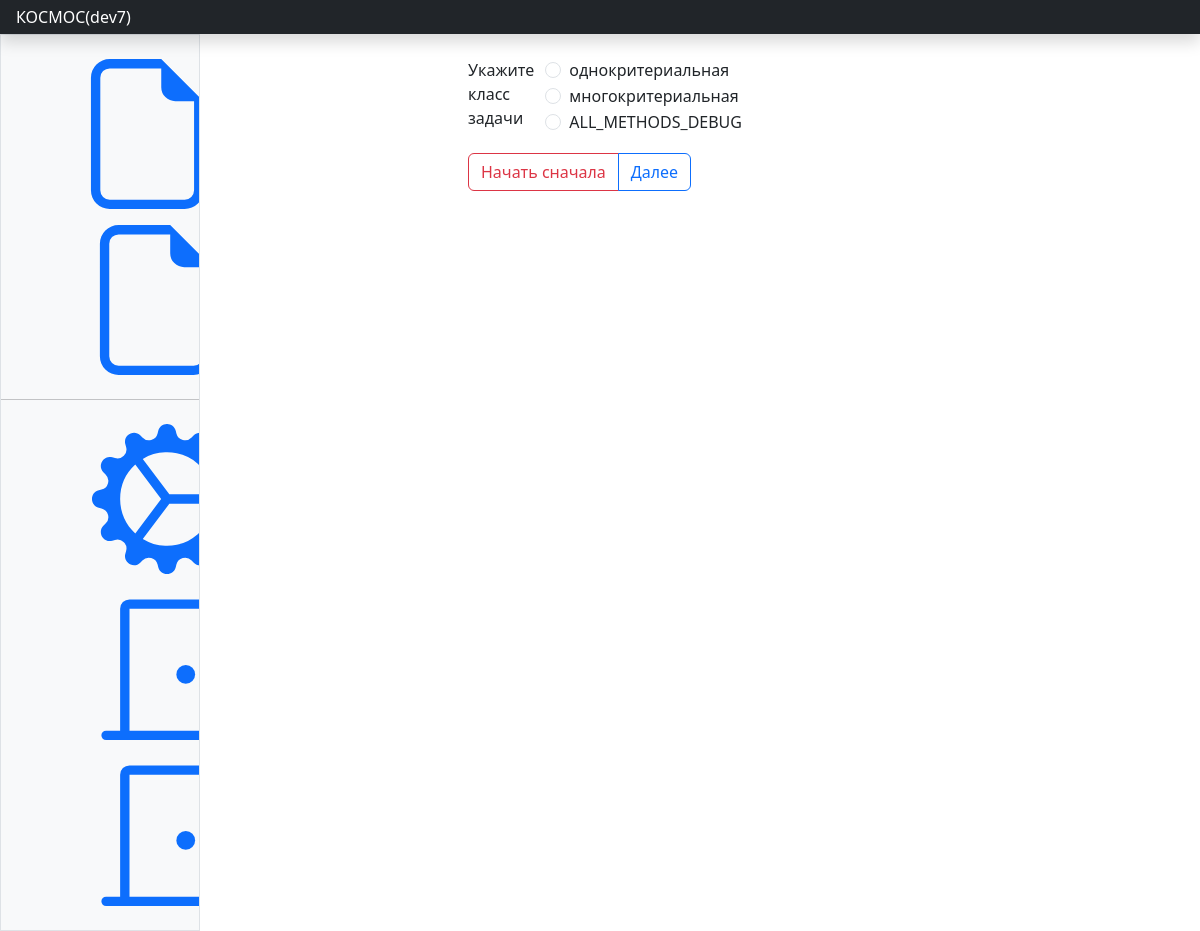
The app's page /get_answer/v/1/ (signed in) with its own data.
### products/models.py (models this page shows, shortened)
class Question(models.Model):
    step = models.IntegerField(blank=True, null=True)
    question_text = models.CharField(max_length=200)
    description = models.CharField(max_length=64, blank=True, null=True)

class Choice(models.Model):
    question = models.ForeignKey(Question, on_delete=models.CASCADE)
    next_question = models.ForeignKey(Question, on_delete=models.CASCADE, related_name='next_question', blank=True, null=True)
    choice_text = models.CharField(max_length=200)
    methods = models.ManyToManyField(Method, blank=True)

### products/views.py (the view, shortened to what this page needs)
# urls.py: path('get_answer/<str:task_name>/<int:question_id>/', get_answer, name='get_answer'),
def get_answer(request, task_name, question_id=1):
    data = request.POST.dict()
    question, methods = Question.objects.get(id=question_id), None
    ctx = {"task_name": task_name, "question": question, 'methods': methods}
    ctx['question'] = get_object_or_404(Question, pk=question_id)
    ctx['methods'] = methods
    return render(request, "tasks/wizard.html", ctx)

### templates/tasks/wizard.html (shortened to what this page needs)
{% extends "main.html" %}
{% block content %}
<div class="container-fluid">
    <div class="row justify-content-md-center">
        <div class="col-md-6">
            {% if methods %}
            <form class="row align-items-center" action="{% url 'products:create_task' task_name %}" method="post">
                {% csrf_token %}
                <fieldset class="row mb-3">
                    <legend class="col-form-label col-sm-2 pt-0">Выберите методы</legend>
                    <div class="col-sm-10">
                        {% for method in methods %}
                        <div class="form-check">
                            <input class="form-check-input" type="checkbox" name="method" id="method_{{ method.id }}" value="{{ method.id }}">
                            <label class="form-check-label" for="method_{{ method.id }}">{{ method.name }}</label>
                            <i type="button" class="bi bi-question-circle" data-bs-toggle="modal" data-bs-target="#exampleModal_{{method.id}}"></i>
                        </div>
                        <div class="modal fade" id="exampleModal_{{method.id}}" tabindex="-1" aria-labelledby="exampleModalLabel_{{method.id}}" aria-hidden="true">
                            <div class="modal-dialog modal-lg modal-dialog-scrollable">
                                <div class="modal-content">
                                    <div class="modal-body">
                                        <img src="/media/{{ method.image }}" class="img-fluid" alt="/media/{{ method.image }}">
                                    </div>
                                </div>
                            </div>
                        </div>
                        {% endfor %}
                    </div>
                </fieldset>
                <div class="input-group">
                    <a href="{% url 'products:add_task' %}" type="button" class="btn btn-outline-danger">Начать сначала</a>
                    <button type="submit" class="btn btn-outline-success" name="submit-create">Создать задачу</button>
                </div>
            </form>
            {% else %}
            <form class="row align-items-center" action="{% url 'products:get_answer' task_name question.id %}" method="post">
                <fieldset class="row mb-3">
                    <legend class="col-form-label col-sm-2 pt-0">{{ question.question_text }}</legend>
                    <div class="col-sm-10">
                        {% for choice in question.choice_set.all %}
                        <div class="form-check">
                            <input class="form-check-input" type="radio" name="choice" id="choice{{ forloop.counter }}" value="{{ choice.id }}">
                            <label class="form-check-label" for="choice{{ forloop.counter }}">{{ choice.choice_text }}</label>
                        </div>
                        {% endfor %}
                    </div>
                </fieldset>
                <div class="input-group">
                    <a href="{% url 'products:add_task' %}" type="button" class="btn btn-outline-danger">Начать сначала</a>
                    <button type="submit" name="submit-answer" class="btn btn-outline-primary">Далее</button>
                </div>
            </form>
            {% endif %}
        </div>
    </div>
</div>
{% endblock content %}

### templates/main.html (shortened to what this page needs)
{% extends "base.html" %}
{% block main %}
<header class="navbar sticky-top bg-dark flex-md-nowrap p-0 shadow" data-bs-theme="dark">
    <a class="navbar-brand col-md-3 col-lg-2 me-0 px-3 fs-6 text-white" href="/">КОСМОС({{ user }})</a>
</header>
<div class="container-fluid">
    <div class="row">
        <div class="sidebar border border-right col-md-3 col-lg-2 p-0 bg-body-tertiary">
            <div class="offcanvas-md offcanvas-end bg-body-tertiary" tabindex="-1" id="sidebarMenu" aria-labelledby="sidebarMenuLabel">
                <div class="offcanvas-body d-md-flex flex-column p-0 pt-lg-3 overflow-y-auto">
                    <ul class="nav flex-column">
                        <li class="nav-item"><a class="nav-link d-flex align-items-center gap-2" href="{% url 'products:add_task' %}">      <svg class="bi"><use xlink:href="#file-earmark"></use></svg>Добавить задачу</a></li>
                        <li class="nav-item"><a class="nav-link d-flex align-items-center gap-2" href="{% url 'products:list_tasks' %}">    <svg class="bi"><use xlink:href="#file-earmark"></use></svg>Список задач</a></li>
                    </ul>
                    <hr class="my-3">
                    <ul class="nav flex-column mb-auto">
                        <li class="nav-item">
                            <a class="nav-link d-flex align-items-center gap-2" href="#">
                                <svg class="bi">
                                    <use xlink:href="#gear-wide-connected"></use>
                                </svg>
                            </a>
                        </li>
                        <li class="nav-item">
                            <a class="nav-link d-flex align-items-center gap-2" href="/logout/">
                                <svg class="bi">
                                    <use xlink:href="#door-closed"></use>
                                </svg>
                            </a>
                            <form action="{% url 'logout' %}" method="post">
                                <button type="submit" class="nav-link d-flex align-items-center gap-2"><svg class="bi">
                                    <use xlink:href="#door-closed"></use>
                                </svg>Выход</button>
                            </form>
                        </li>
                    </ul>
                </div>
            </div>
        </div>
        <main class="col-md-9 ms-sm-auto col-lg-10 px-md-4">
            <div class="my-4 w-100">
                <div class="row">
                    {% block content %}{% endblock %}
                </div>
            </div>
        </main>
    </div>
</div>
{% endblock main %}

### templates/base.html (style rules this page uses)
.bi { vertical-align: -.125em; fill: currentColor; }

### records on screen
Question: question_text "Укажите класс задачи"
Choice: choice_text "однокритериальная"
Choice: choice_text "многокритериальная"
Choice: choice_text "ALL_METHODS_DEBUG"

### other values on screen
{{ user }} "dev7"
